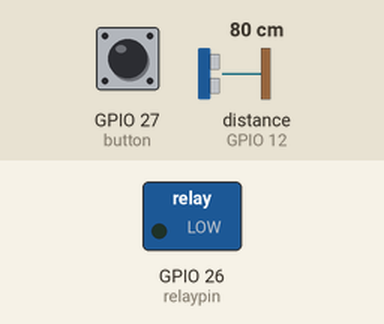
Recording of a sketch running on a simulated ESP32. Parts: switched loads named in the sketch (green lamp = pin HIGH). Wiring (inferred from the names in the program): ultrasonic range finder: trigger GPIO 13; echo GPIO 12. Inputs (shaded band) come from the test bench; at power-on: GPIO 27 (button) HIGH, distance to the obstacle (sensor on GPIO 12) 80 cm. The echo pulse lasts 58.3 µs per cm; nothing arrives over Bluetooth unless stated; pins used as bus, display or sensor lines are not drawn; what the sketch prints to the serial monitor is not drawn.

Above: at 1.2 s.
1.3 s: GPIO 27 (button) pulled LOW for 3.2 s
At 2.0 s:
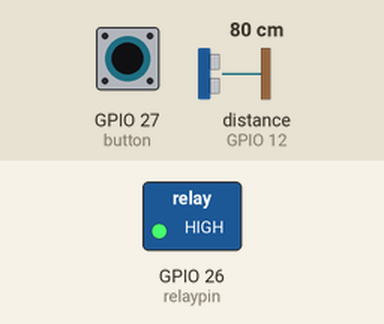
6.8 s: GPIO 27 (button) pulled LOW for 0.15 s
At 9.6 s:
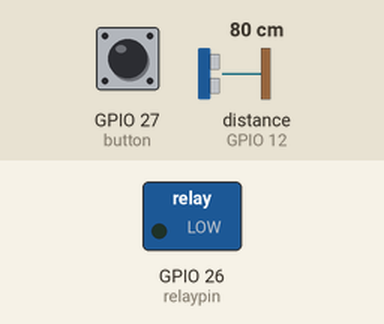
9.9 s: GPIO 27 (button) pulled LOW for 1 s
At 11.1 s:
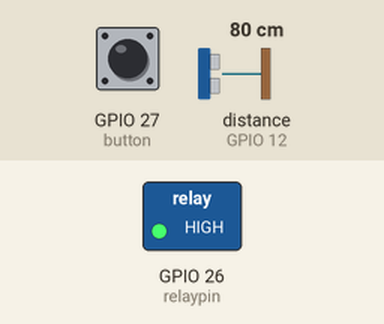
Timing chart, 0 to 13.4 s (numbered marks = the images above; inputs shaded):
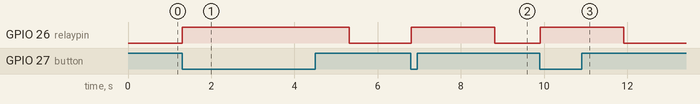

The sketch:

buttontest.ino
```cpp
//Importing the necessary library for bluetooth:
#include "BluetoothSerial.h"

//Properly enables bluetooth:
#if !defined(CONFIG_BT_ENABLED) || !defined(CONFIG_BLUEDROID_ENABLED)
#error Bluetooth is not enabled! Please run make menuconfig to and enable it
#endif

//Instanciates the BluetoothSerial object:
BluetoothSerial SerialBT;


const int trigpin = 13;
const int echopin = 12;
const int button = 27;
const int relaypin = 26;
int buttonstate;

long duration;
float distance;

String incomingmessage = "";


void setup(){
  pinMode(trigpin,OUTPUT);
  pinMode(echopin,INPUT);
  pinMode(button,INPUT_PULLUP);
  pinMode(relaypin, OUTPUT);
  Serial.begin(115200);                                                       //Making the communication rate correct
  SerialBT.begin("Smartbox"); //Bluetooth device name                         //Naming the device
  Serial.println("The device started, now you can pair it with bluetooth!");  //Message saying

}

void loop(){
  buttonstate = digitalRead(button); //button is active low

      digitalWrite(trigpin,LOW);
      delay(0.005);

      digitalWrite(trigpin,HIGH);
      delay(0.010);
      digitalWrite(trigpin,LOW);

      duration = pulseIn(echopin,HIGH);
      distance = (duration/2)*0.03402778l;
      Serial.println(distance);


  if(SerialBT.available()){
    incomingmessage = SerialBT.readString();

    if(incomingmessage == "relay_1"){
      digitalWrite(relaypin,HIGH);
      delay(2000); //2 second delay for testing purposes, supposed to be 10 seconds
      digitalWrite(relaypin,LOW);
    }

  }
  else{
    if(buttonstate == 0){
      if(distance >= 10){ //if compartment is greater than or equal than default distance, it means the box is empty
        digitalWrite(relaypin,HIGH); //relay is off
        delay(2000); //2 second delay for testing purposes, supposed to be 10 seconds
        digitalWrite(relaypin,LOW);//relay is on
      }
    }
  }

}
```

Measured:
- after the input at 1.3 s, GPIO 26 (relaypin): LOW → HIGH at once, → LOW 4.0 s later
- after the input at 6.8 s, GPIO 26 (relaypin): LOW → HIGH at once, → LOW 2.0 s later
- after the input at 9.9 s, GPIO 26 (relaypin): LOW → HIGH at once, → LOW 2.0 s later
